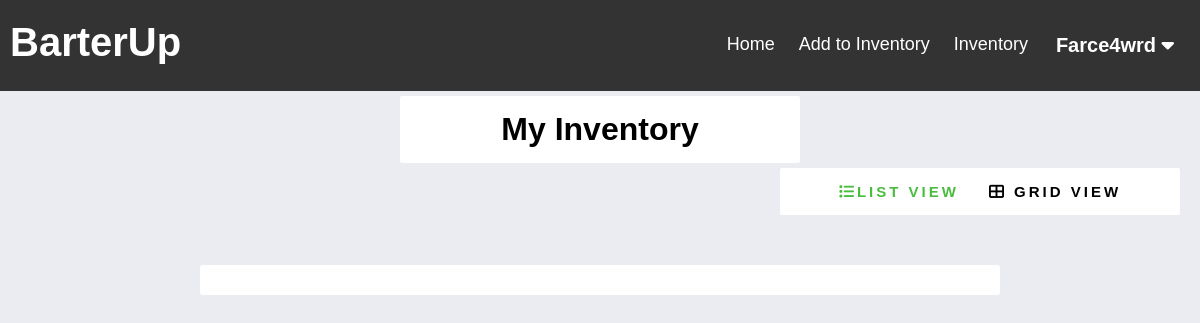
The app's page /BarterUp/inventory.php (signed in), older data.
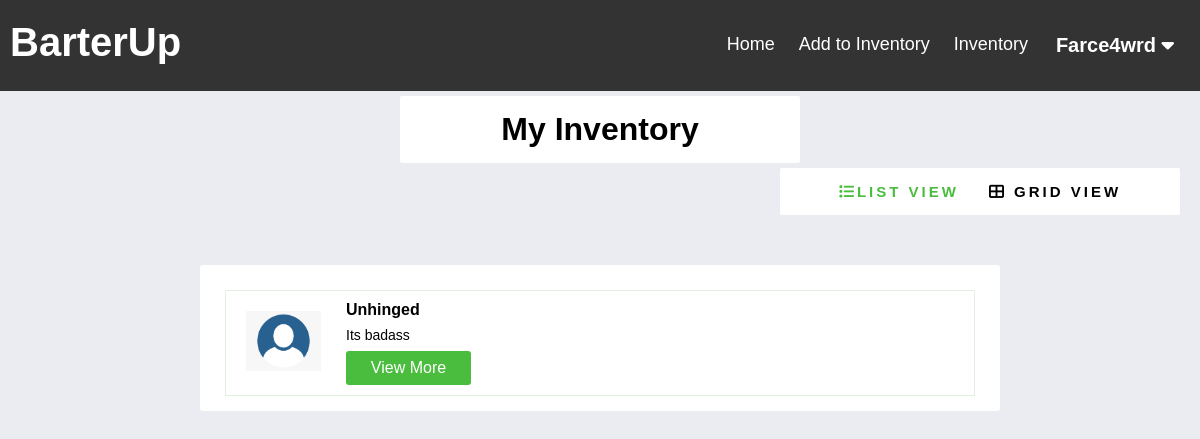
The same page, newer data.
### tables this page shows
CREATE TABLE `user` (
  `user_id` bigint unsigned NOT NULL AUTO_INCREMENT,
  `username` varchar(45) NOT NULL,
  `password` varchar(45) NOT NULL,
  PRIMARY KEY (`user_id`),
  UNIQUE KEY `username_UNIQUE` (`username`)
);

CREATE TABLE `item` (
  `item_id` smallint unsigned NOT NULL AUTO_INCREMENT,
  `user_id` bigint unsigned NOT NULL,
  `category_id` bigint unsigned NOT NULL,
  `description` tinytext,
  `item_condition` varchar(45) DEFAULT NULL,
  `item_name` varchar(45) NOT NULL,
  PRIMARY KEY (`item_id`),
  KEY `category_id_idx` (`category_id`),
  KEY `user_id_idx` (`user_id`),
  CONSTRAINT `category_id` FOREIGN KEY (`category_id`) REFERENCES `category` (`category_id`) ON DELETE CASCADE ON UPDATE CASCADE,
  CONSTRAINT `user_id` FOREIGN KEY (`user_id`) REFERENCES `user` (`user_id`) ON DELETE CASCADE ON UPDATE CASCADE
);

### BarterUp/functions.php (called while the page is built, shortened)
<?php
function check_login($con)
{
	if (isset($_SESSION['user_id'])) {
		$id = $_SESSION['user_id'];
		$query = "select * from user where user_id = '$id' limit 1";
		$result = mysqli_query($con, $query);
		if ($result && mysqli_num_rows($result) > 0) {
			$user_data = mysqli_fetch_assoc($result);
			return $user_data;
		}
	}
	die;
}

### BarterUp/inventory.php (the view, shortened to what this page needs)
<?php
include("config.php");
include("functions.php");
$user_data = check_login($con);
?>
<!DOCTYPE html>
<html lang="en">
<head>
    <link rel="stylesheet" href="./inventory.css?v=<?php echo time(); ?>">
</head>
<body>
    <?php include("./header.php"); ?>
    <div class="page_name">
        <h1>My Inventory</h1>
    </div>
        <div class="links">
            <ul>
                <li class="li-list active" data-view="list-view"> <i class="fas fa-list"></i>List View </li>
                <li class="li-list" data-view="grid-view"><i class="fas fa-th-large"></i> Grid View </li>
            </ul>
        </div>
        <div class="wrapper">
        <div class="view_main">
            <div class="view_wrap list-view" style="display:block;">
               <?php
                $query = "select * from item where user_id = '".$_SESSION['user_id']."'; ";
                $result = mysqli_query($con, $query);
                if ($result && mysqli_num_rows($result) > 0) {
                     while($row= mysqli_fetch_assoc($result)) {
                        echo
                        '<div class="view_item">
                            <div class="vi_left">
                                <img src="./resources/profile-pic.png" alt="profile">
                            </div>
                            <div class="vi_right">
                                <p class="title">'.$row['item_name'].'</p>
                                <p class="content">'.$row['description'].'</p>
                            <div class="btn">View More</div>
                        </div>
                    </div>';
                    }
                }
               ?>
            </div>
        </div>
    </div>
</body>
</html>

### BarterUp/header.php (shortened to what this page needs)
<!DOCTYPE html>
<html lang="en">
<head>
  <link rel="stylesheet" href="./header.css?v=<?php echo time(); ?>">
</head>
<body>
  <div class="header-right">
    <div class="header">
      <p>BarterUp</p>
    </div>
    <div class="user-drop">
      <button class="user-dropbtn"><?php echo $user_data['username']; ?>
        <i class="fa fa-caret-down"></i>
      </button>
    </div>
    <a href='./inventory.php'>Inventory</a>
    <a href='./addInventory.php'>Add to Inventory</a>
    <a href="./currentTrades.php">Home</a>
  </div>
</body>
</html>

### BarterUp/inventory.css (style rules this page uses)
.wrapper { width: 800px; margin: 50px auto; }
* { font-family: 'Montserrat', sans-serif; list-style: none; margin: 0; padding: 0; box-sizing: border-box; }
body { background: #ebecf1; position: relative; }
h1 { text-align: center; }
.page_name { width: 400px; margin: 5px auto; background: #fff; padding: 15px; border-radius: 2px; }
.links { width: 400px; margin-top: 5px; margin-bottom: 5px; margin-left: auto; margin-right: 20px; background: #fff; padding: 15px; border-radius: 2px; }
.links ul { display: flex; justify-content: center; }
.links ul li { margin: 0 15px; font-weight: 600; text-transform: uppercase; font-size: 15px; letter-spacing: 3px; cursor: pointer; }
.links ul li:hover, .links ul li.active { color: #4abd3e; }
.view_main { background-color: #fff; border-radius: 3px; padding: 15px; }
.view_item img { width: 75px; }
.list-view .view_item { border: 1px solid #e2efe1; margin: 10px; padding: 10px 20px; display: flex; align-items: center; }
.list-view .view_item:last-child { margin-bottom: 0; }
.list-view .view_item .vi_left { margin-right: 25px; }
.view_item .title { font-weight: 600; }
.view_item .content { margin: 5px 0; font-size: 14px; line-height: 22px; font-weight: 200; }
.view_item .btn { width: 125px; background: #4abd3e; color: #fff; border-radius: 3px; padding: 8px 5px; text-align: center; font-weight: 200; cursor: pointer; }

### BarterUp/header.css (style rules this page uses)
.header-right { overflow: hidden; background-color: #333; padding: 20px 10px; }
.header-right a { float: right; color: white; text-align: center; padding: 12px; text-decoration: none; font-size: 18px; line-height: 25px; border-radius: 4px; }
.user-drop { float: right; overflow: hidden; }
.user-drop .user-dropbtn { font-size: 20px; font-weight: 600; border: none; outline: none; color: white; padding: 14px 16px; background-color: inherit; font-family: inherit; margin: 0; }
.header { float: left; color: white; font-size: 40px; font-weight: 600; }

Row changes from the older to the newer data that the page shows:
added item: item_name "Unhinged", description "Its badass"
